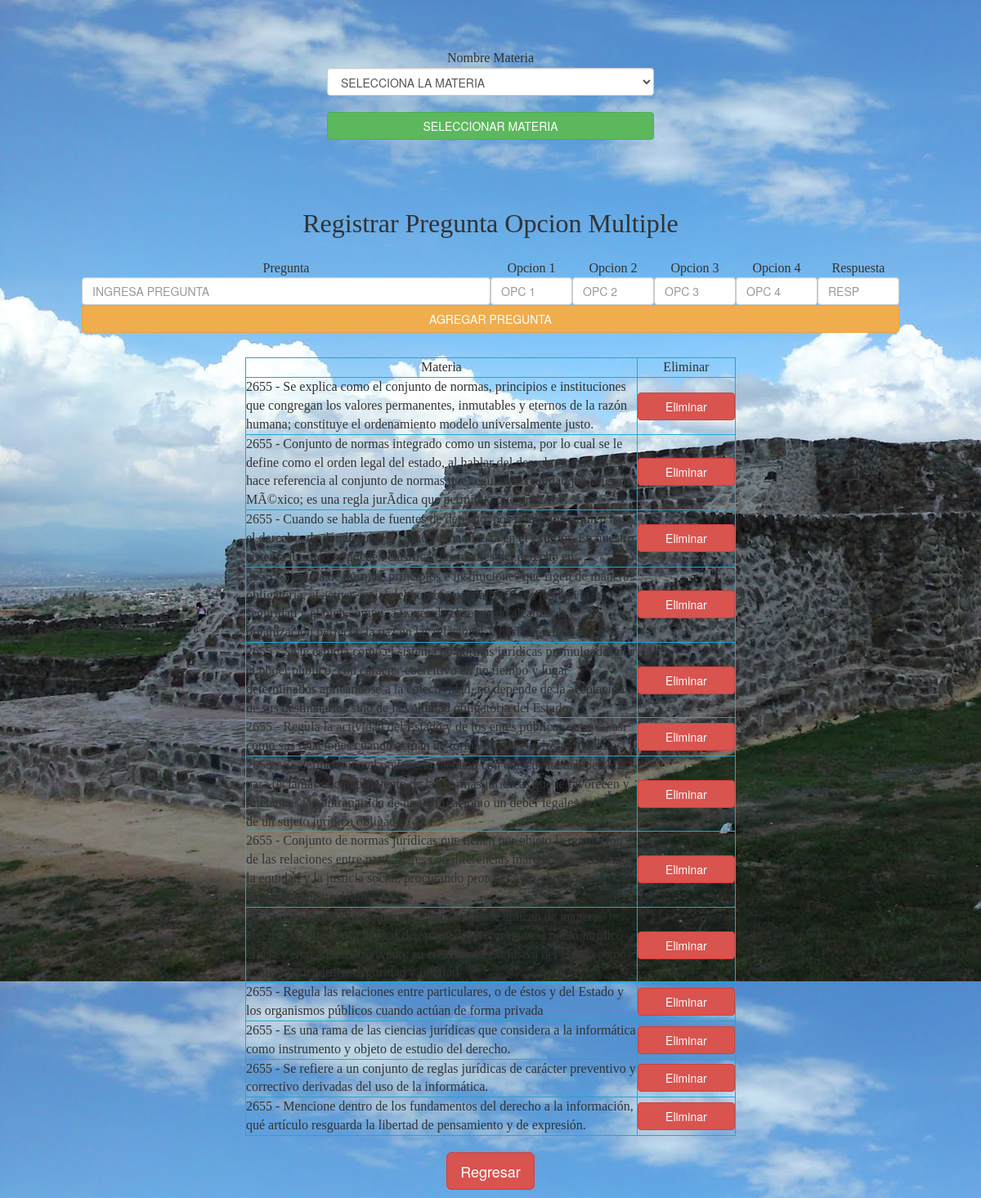
Page /controlador/Tareas/operacionpo.php?cn_materia=2655 (signed in) on the committed database.
### tables this page shows
CREATE TABLE IF NOT EXISTS `preguntas` (
  `id_pregunta` int(11) NOT NULL AUTO_INCREMENT,
  `id_materia` varchar(6) DEFAULT NULL,
  `pregunta` text,
  `opc1` varchar(200) DEFAULT NULL,
  `opc2` varchar(200) DEFAULT NULL,
  `opc3` varchar(200) DEFAULT NULL,
  `opc4` varchar(200) DEFAULT NULL,
  `resp_correcta` int(11) DEFAULT NULL,
  `id_profesor` varchar(9) DEFAULT NULL,
  PRIMARY KEY (`id_pregunta`),
  KEY `id_materia` (`id_materia`)
);

### controlador/Tareas/operacionpo.php (the view, shortened to what this page needs)
<!DOCTYPE html>
<html lang="es">
<head>
    <link href="../../resources/bootstrap/dist/css/bootstrap.css" rel="stylesheet">
    <link href="../../resources/font-awesome/css/font-awesome.min.css" rel="stylesheet">
    <link rel="stylesheet" type="text/css" href="../../resources/css/sweetalert.css">
</head>
<body background="../../resources/img/acozac2.jpg">
<br/><br/><br/>
<form method="post" name="selmateria">
<table width="400" border="0" align="center">
    <tr>
      <td align="center"><font face="Impact" color="#323232" size="3">Nombre Materia</font><br/></td>
    </tr>
    <tr>
      <td align="center"><select name="cn_materia" required class="form-control">
          <option value="">SELECCIONA LA MATERIA</option>
        </select><br/>
      </td>
    </tr>
    <tr>
      <td align="center"><input type="submit" class="btn btn-success btn-block" name="SELMATERIA" value="SELECCIONAR MATERIA" ></td>
    </tr>
</table>
</form>
<?php
if(isset($_REQUEST['cn_materia'])){
if(isset($_SESSION["matricula"]) and isset($_SESSION['tipo_usuario'])){
	if($_SESSION['tipo_usuario']==1){
		if(isset($_POST['AGREGARPRE'])){
			require("../../entidades/Bases de datos/conexion.php");
			$query="INSERT INTO preguntas(id_materia, pregunta, opc1, opc2, opc3, opc4, resp_correcta, id_profesor) VALUES ('".$_REQUEST['cn_materia']."', '".htmlentities($_REQUEST['cn_pregunta'])."', '".htmlentities($_REQUEST['cn_opc1'])."', '".htmlentities($_REQUEST['cn_opc2'])."', '".htmlentities($_REQUEST['cn_opc3'])."', '".htmlentities($_REQUEST['cn_opc4'])."', '".htmlentities($_REQUEST['cn_resp'])."', '".htmlentities($_SESSION["matricula"])."')";
			$result = $con-> query($query) or die(mysqli_error());
			mysqli_close($con);
			header("location:operacionpo.php?cn_materia=".$_REQUEST['cn_materia']);
		}else{?>
<br/><br/><br/><br/>
<form method="post" name="agregap">
<table width="1000" border="0" align="center">
  <tbody>
    <tr>
      <td colspan="6" align="center"><font face="Impact" color="#323232" size="6">Registrar Pregunta Opcion Multiple</font><br/><br/></td>
    </tr>
    <tr>
      <td align="center"><font face="Impact" color="#323232" size="3">Pregunta</font><br/></td>
      <td align="center" width="100"><font face="Impact" color="#323232" size="3">Opcion 1</font><br/></td>
      <td align="center" width="100"><font face="Impact" color="#323232" size="3">Opcion 2</font><br/></td>
      <td align="center" width="100"><font face="Impact" color="#323232" size="3">Opcion 3</font><br/></td>
      <td align="center" width="100"><font face="Impact" color="#323232" size="3">Opcion 4</font><br/></td>
      <td align="center" width="100"><font face="Impact" color="#323232" size="3">Respuesta</font><br/></td>
    </tr>
    <tr>
      <td align="center"><input type="text" class="form-control" name="cn_pregunta" placeholder="INGRESA PREGUNTA" required></td>
      <td align="center" width="100"><input type="text" class="form-control" name="cn_opc1" placeholder="OPC 1" required></td>
      <td align="center" width="100"><input type="text" class="form-control" name="cn_opc2" placeholder="OPC 2" required></td>
      <td align="center" width="100"><input type="text" class="form-control" name="cn_opc3" placeholder="OPC 3" required></td>
      <td align="center" width="100"><input type="text" class="form-control" name="cn_opc4" placeholder="OPC 4" required></td>
      <td align="center" width="100"><input type="text" class="form-control" name="cn_resp" placeholder="RESP" required></td>
    </tr>
    <tr>
      <td align="center" colspan="6"><input type="submit" class="btn btn-warning btn-block" name="AGREGARPRE" value="AGREGAR PREGUNTA" ></td>
    </tr>
  </tbody>
</table>
</form>
<p>&nbsp;</p>
<table width="600" border="1" align="center" bordercolor="#1DA8D3">
  <tbody>
    <tr>
      <td width="390" align="center"><font face="Impact" color="#323232" size="3">Materia</font></td>
      <td width="98" align="center"><font face="Impact" color="#323232" size="3">Eliminar</font></td>
    </tr>
    <?php
	require("../../entidades/Bases de datos/conexion.php");
	$query="SELECT * FROM preguntas where id_materia=".$_REQUEST['cn_materia']." and id_profesor='".$_SESSION["matricula"]."'";
	$result = $con-> query($query);
	if(mysqli_num_rows($result)>0)
		while($materia=mysqli_fetch_array($result)){
	?>
    		<tr>
      			<td><font face="Impact" color="#323232" size="3"><?php echo utf8_encode($materia[1]." - ".$materia[2]);?></font></td>
      			<td align="center"><a href="?ELIMINAR=1&<?php echo utf8_encode("cn_pre=".$materia[0]."&cn_materia=".$materia[1]);?>" class="btn btn-danger btn-block">Eliminar</a></td>
    		</tr>
  <?php
		}
}
	?>
  </tbody>
</table>
<?php
	}
}
}
?>
<br>
<p align="center"><a href="../../workflow/Workpage/workspaceP.php" class="btn btn-danger btn-lg">Regresar</a></p>
</body>
</html>

### rows in the picture
preguntas: utf8_encode($materia[1]." - ".$materia[2]) "2655 - Se explica como el conjunto de normas, principios e instituciones que congregan los valores permanentes, inmutables y eternos de la razón humana; constituye el ordenamiento modelo universalmente justo."
preguntas: utf8_encode($materia[1]." - ".$materia[2]) "2655 - Conjunto de normas integrado como un sistema, por lo cual se le define como el orden legal del estado, al hablar del derecho mexicano se hace referencia al conjunto de normas que regulan la realidad jurÃ­dica de MÃ©xico; es una regla jurÃ­dica que permite o que prohÃ­be."
preguntas: utf8_encode($materia[1]." - ".$materia[2]) "2655 - Cuando se habla de fuentes de derecho, nos referimos a quién hace el derecho, de dónde surge y cómo se manifiesta en el exterior. En nuestro sistema jurídico se pueden clasificar las fuentes del derecho en:"
preguntas: utf8_encode($materia[1]." - ".$materia[2]) "2655 - Sistema de normas, principios e instituciones que rigen de manera obligatoria, el actuar social del hombre para alcanzar la justicia la seguridad y el bien común, a través de él se puede alcanzar la organización perfecta, la paz en las relaciones y hasta la felicidad."
preguntas: utf8_encode($materia[1]." - ".$materia[2]) "2655 - Se le estudia como el sistema de normas jurídicas promulgadas por el poder público, con carácter coercitivo en un tiempo y lugar determinados aplicándose a la colectividad, no depende de la aceptación de sus destinatarios sino de la voluntad obligatoria del Estado"
preguntas: utf8_encode($materia[1]." - ".$materia[2]) "2655 - Regula la actividad del Estado y de los entes públicos entre sí, así como sus relaciones cuando actúan de forma oficial con los particulares."
preguntas: utf8_encode($materia[1]." - ".$materia[2]) "2655 - Se define como el poder o la facultad con que cuenta una persona para reclamar el cumplimiento de las normas jurídicas que le favorecen y tutelan, es la contrapartida de una obligación o un deber legales, a cargo de un sujeto jurídico obligado."
preguntas: utf8_encode($materia[1]." - ".$materia[2]) "2655 - Conjunto de normas jurídicas que tienen por objeto la regulación de las relaciones entre particulares con diferencias marcadas, procurando la equidad y la justicia social, procurando proteger a las clases económicamente débiles"
preguntas: utf8_encode($materia[1]." - ".$materia[2]) "2655 - Es el conjunto de normas jurídicas que se aplican de manera efectiva en una época y lugar determinados, representa el orden jurídico eficaz y en realidad observado; su creación es exclusiva del estado como exigencia del orden, seguridad y libertad"
preguntas: utf8_encode($materia[1]." - ".$materia[2]) "2655 - Regula las relaciones entre particulares, o de éstos y del Estado y los organismos públicos cuando actúan de forma privada"
preguntas: utf8_encode($materia[1]." - ".$materia[2]) "2655 - Es una rama de las ciencias jurídicas que considera a la informática como instrumento y objeto de estudio del derecho."
preguntas: utf8_encode($materia[1]." - ".$materia[2]) "2655 - Se refiere a un conjunto de reglas jurídicas de carácter preventivo y correctivo derivadas del uso de la informática."
preguntas: utf8_encode($materia[1]." - ".$materia[2]) "2655 - Mencione dentro de los fundamentos del derecho a la información, qué artículo resguarda la libertad de pensamiento y de expresión."
